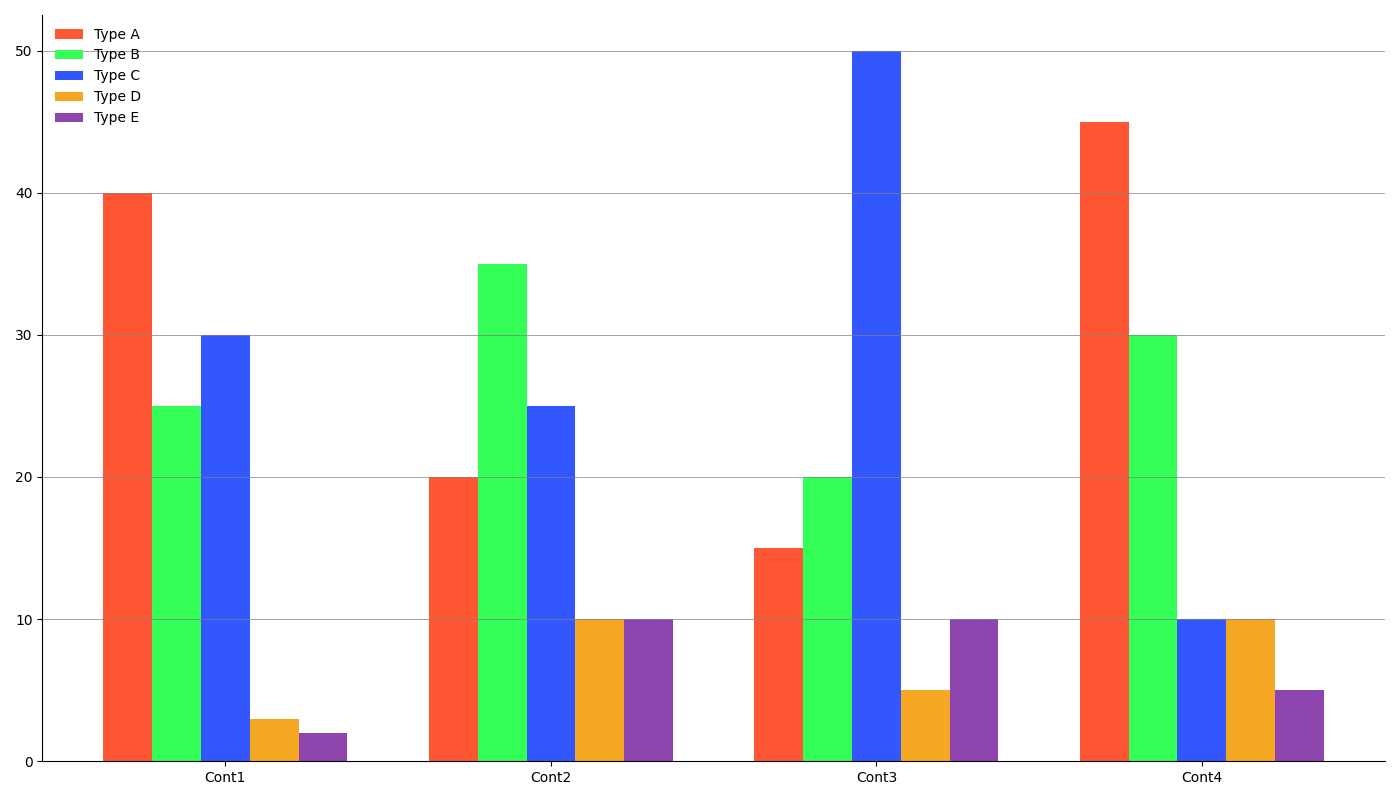

Write Python code to recreate this figure.
import matplotlib.pyplot as plt
import numpy as np

renewable_data = np.array([
    [40, 25, 30, 3, 2],
    [20, 35, 25, 10, 10],
    [15, 20, 50, 5, 10],
    [45, 30, 10, 10, 5]
])

# Adjusted colors, marker types, and line styles
new_colors = ['#FF5733', '#33FF57', '#3357FF', '#F5A623', '#8E44AD']

fig, ax = plt.subplots(figsize=(14, 8))

x = np.arange(4)  # Directly use the length of continents
bar_width = 0.15

# Altered marker types visually through linestyle variations and edge modification
for i, color in enumerate(new_colors):
    ax.bar(x + i * bar_width, renewable_data[:, i], bar_width, 
           color=color, edgecolor='none', linestyle=(0, (5, 1)),
           hatch='/' if i % 2 == 0 else '\\')

# Randomly adjust the legend display by shuffling visibility or style
labels = ['Type A', 'Type B', 'Type C', 'Type D', 'Type E']
legend = ax.legend(labels, loc='upper left', frameon=False)

# Change the grid style randomly
ax.yaxis.grid(True, linestyle='-', color='gray', linewidth=0.5)

# Border visibility alteration
ax.spines['top'].set_visible(False)
ax.spines['right'].set_visible(False)

# Adjusted x-ticks for better alignment
ax.set_xticks(x + bar_width * (len(new_colors) / 2 - 0.5))
ax.set_xticklabels(['Cont1', 'Cont2', 'Cont3', 'Cont4'])

plt.tight_layout()
plt.show()
